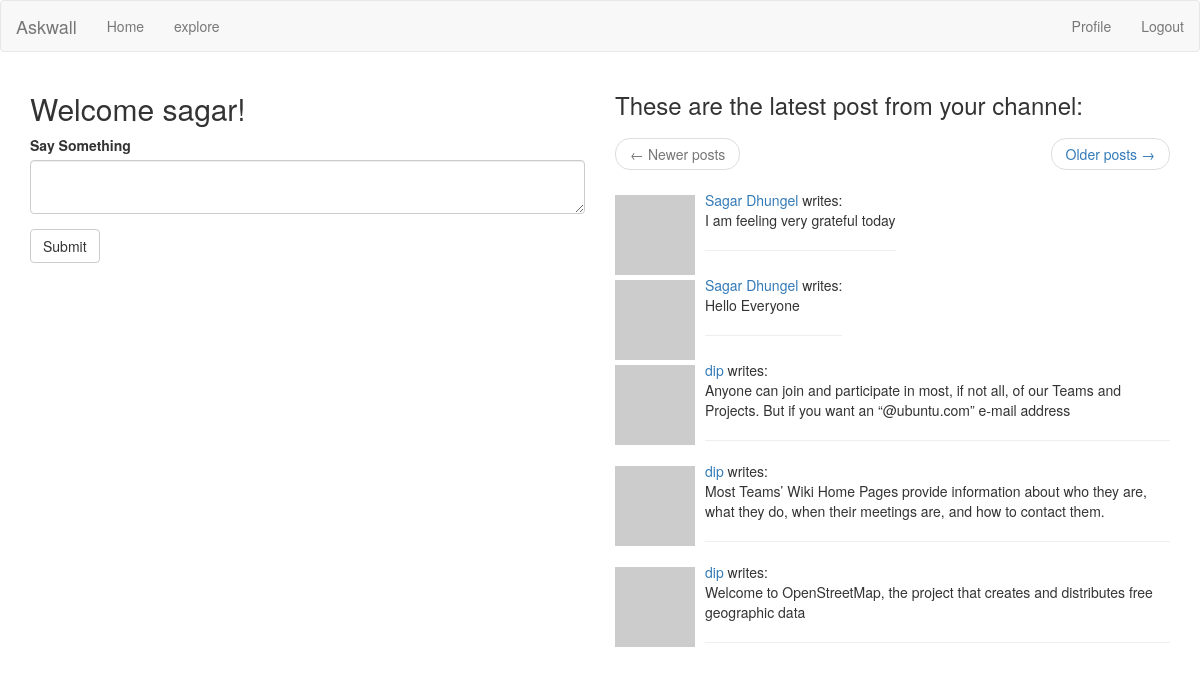
The app's page /index (signed in) with its own data.
### app/models.py (models this page shows, shortened)
class User(UserMixin, db.Model):
	id = db.Column(db.Integer, primary_key= True)
	username = db.Column(db.String(64), index = True)
	profile_name = db.Column(db.String(64))
	email = db.Column(db.String(120), index = True)
	password_hash = db.Column(db.String(128))
	posts = db.relationship('Post', backref='author', lazy='dynamic')
	about_me = db.Column(db.String(150))
	last_seen = db.Column(db.DateTime, default=datetime.utcnow)
	followed = db.relationship(
		'User', secondary=followers,
		primaryjoin = (followers.c.follower_id == id),
		secondaryjoin = (followers.c.followed_id == id),
		backref = db.backref('followers', lazy='dynamic'), lazy ='dynamic')
	def avatar(self, size):
		digest = md5(self.email.lower().encode('utf-8')).hexdigest()
		return 'http://www.gravatar.com/avatar/{}?d=identicon&s={}'.format(digest, size)
	def followed_posts(self):
		followed = Post.query.join(
			followers, (followers.c.followed_id == Post.user_id)).filter(
			followers.c.follower_id == self.id)
		own = Post.query.filter_by(user_id=self.id)
		return followed.union(own).order_by(Post.timestamp.desc())

class Post(db.Model):
	id = db.Column(db.Integer, primary_key = True)
	body = db.Column(db.String(140))
	timestamp = db.Column(db.DateTime, index= True, default=datetime.utcnow)
	user_id = db.Column(db.Integer, db.ForeignKey('user.id'))

### app/routes.py (the view)
@app.route('/', methods=['GET', 'POST'])
@app.route('/index', methods=['GET', 'POST'])
@login_required
def index():
	form = PostForm()
	if form.validate_on_submit():
		post = Post(body=form.post.data, author=current_user)
		db.session.add(post)
		db.session.commit()
		flash('Your post is now live')
		return redirect(url_for('index'))
	page = request.args.get('page', 1, type=int)
	posts = current_user.followed_posts().paginate(
		page, app.config['POSTS_PER_PAGE'], False)
	next_url = url_for('index', page=posts.next_num) if posts.has_next else None
	prev_url = url_for('index', page = posts.prev_num) if posts.has_prev else None
	return render_template('index.html', title = 'Home', form=form, posts=posts.items, next_url=next_url, prev_url = prev_url)

### app/forms.py
class PostForm(FlaskForm):
	post = TextAreaField("Say Something", validators = [
		DataRequired(), Length(min=1, max=140)])
	submit= SubmitField('Submit')

### app/models.py (called while the page is built)
@login.user_loader
def load_user(id):
	return User.query.get(int(id))

### app/routes.py (called while the page is built)
@app.before_request
def before_request():
	if current_user.is_authenticated:
		current_user.last_seen = datetime.utcnow()
		db.session.commit()

### app/templates/index.html
{% extends "base.html" %}
{% import 'bootstrap/wtf.html' as wtf %}
{% block app_content %}
<div class="row">
    <div class="col-sm-6" id="first-row">
        <h2>Welcome {{ current_user.username }}!</h2>
        {% if form %}
        {{ wtf.quick_form(form) }}
        <br>
        {% endif %}
    </div>
    <div class="col-sm-6" id="second-row">
        <h3>These are the latest post from your channel:</h3>
        <nav aria-label="...">
            <ul class="pager">
                <li class="previous{% if not prev_url %} disabled{% endif %}">
                    <a href="{{ prev_url or '#' }}">
                        <span aria-hidden="true">&larr;</span> Newer posts
                    </a>
                </li>
                <li class="next{% if not next_url %} disabled{% endif %}">
                    <a href="{{ next_url or '#' }}">
                        Older posts <span aria-hidden="true">&rarr;</span>
                    </a>
                </li>
            </ul>
        </nav>
        {% for post in posts %}
            {% include '_post.html' %}
        {% endfor %}
    </div>
</div>
{% endblock %}

### app/templates/_post.html
<table>
    <tr valign="top">
        <td><img src="{{ post.author.avatar(40) }}"></td>
        <td>{% if post.author.profile_name %}
	        	<a href="{{ url_for('user', username=post.author.username) }}">{{ post.author.profile_name }}</a>
        	{% else %}
        		<a href="{{ url_for('user', username=post.author.username) }}">{{ post.author.username }}</a>
        	{% endif %} writes:<br>{{ post.body }}<hr></td>
    </tr>
</table>

### app/static/css/style.css (style rules this page uses)
img { margin-right: 10px; margin-top: 5px; }

### records on screen
User: username "sagar"
Post: author.profile_name "Sagar Dhungel", body "I am feeling very grateful today"
Post: author.profile_name "Sagar Dhungel", body "Hello Everyone"
Post: author.username "dip", body "Anyone can join and participate in most, if not all, of our Teams and Projects. But if you want an “@ubuntu.com” e-mail address"
Post: author.username "dip", body "Most Teams’ Wiki Home Pages provide information about who they are, what they do, when their meetings are, and how to contact them."
Post: author.username "dip", body "Welcome to OpenStreetMap, the project that creates and distributes free geographic data"
